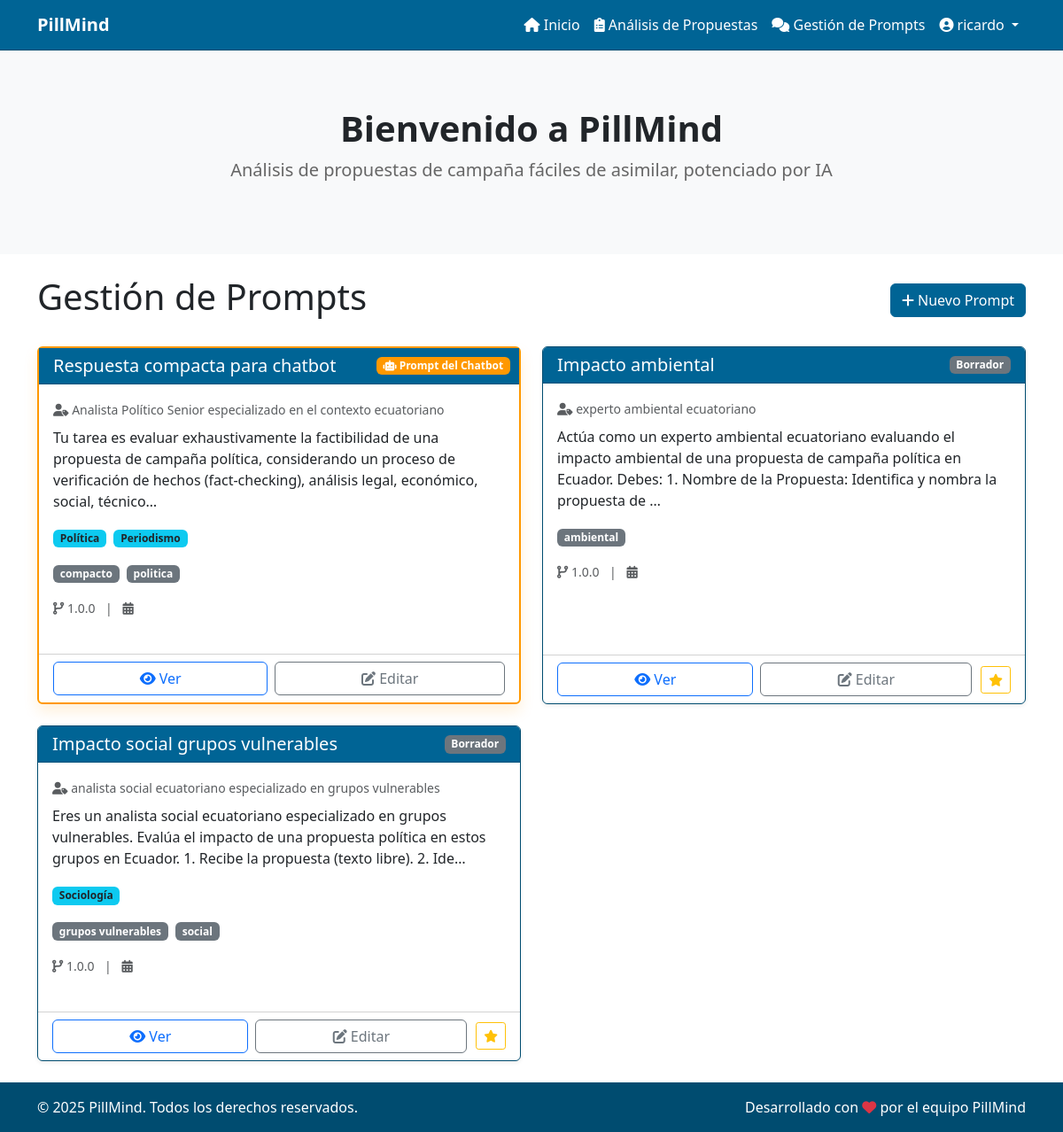
The app's page /prompts/ (signed in) with its own data.
### webapp/models/user.py (models this page shows, shortened)
class CustomUser(AbstractUser, SoftDeleteModel):
    GENDER_CHOICES = [
        ('M', 'Masculino'),
        ('F', 'Femenino'),
        ('O', 'Otro')
    ]
    phone_regex = RegexValidator(
        regex=r'^\+?1?\d{9,15}$',
        message="Número de teléfono debe estar en formato: '+999999999'"
    )
    email = models.EmailField(_('email address'), unique=True)
    phone_number = models.CharField(
        validators=[phone_regex],
        max_length=17,
        blank=True,
        null=True
    )
    gender = models.CharField(
        max_length=1,
        choices=GENDER_CHOICES,
        blank=True
    )
    birth_date = models.DateField(null=True, blank=True)
    is_active = models.BooleanField(default=True)
    created_at = models.DateTimeField(auto_now_add=True)
    updated_at = models.DateTimeField(auto_now=True)
    class Meta:
        verbose_name = 'Usuario'
        verbose_name_plural = 'Usuarios'
        ordering = ['-created_at']

### webapp/models/prompt.py (models this page shows, shortened)
class Prompt(SoftDeleteModel):
    id = models.UUIDField(
        primary_key=True,
        default=uuid.uuid4,
        editable=False
    )
    objetivo = models.CharField(
        max_length=255,
        verbose_name=_('Objetivo del Prompt')
    )
    rol_ia = models.ForeignKey(
        RolIA,
        on_delete=models.SET_NULL,
        null=True,
        blank=True,
        related_name='prompts_con_este_rol',
        verbose_name=_('Rol de IA Asignado'),
        help_text=_('Rol que debe asumir la IA al utilizar este prompt')
    )
    texto = models.TextField(
        verbose_name=_('Texto del Prompt')
    )
    formato_respuesta = models.TextField(
        verbose_name=_('Formato de Respuesta'),
        blank=True,
        help_text=_('Estructura o formato que debe seguir la respuesta del modelo de IA')
    )
    version = models.CharField(
        max_length=20,
        default='1.0.0',
        verbose_name=_('Versión')
    )
    especialidades = models.ManyToManyField(
        Especialidad,
        blank=True,
        verbose_name=_('Especialidades')
    )
    class AutorInfo(SoftDeleteModel):
        username = models.CharField(max_length=150)
        email = models.EmailField(max_length=254, blank=True)
        first_name = models.CharField(max_length=150, blank=True)
        last_name = models.CharField(max_length=150, blank=True)
    autor = models.ForeignKey(
        settings.AUTH_USER_MODEL,
        on_delete=models.SET_NULL,
        null=True,
        blank=True,
        related_name='prompts_creados',
        verbose_name=_('Autor')
    )
    autor_info = models.ForeignKey(
        AutorInfo,
        on_delete=models.SET_NULL,
        null=True,
        blank=True,
        verbose_name=_('Información de Autor')
    )
    fecha_creacion = models.DateTimeField(
        default=timezone.now,
        verbose_name=_('Fecha de Creación')
    )
    fecha_ultima_modificacion = models.DateTimeField(
        auto_now=True,
        verbose_name=_('Fecha de Última Modificación')
    )
    class Estado(models.TextChoices):
        BORRADOR = 'BORRADOR', _('Borrador')
        PUBLICADO = 'PUBLICADO', _('Publicado')
        REVISADO = 'REVISADO', _('Revisado')
        EN_REVISION = 'EN_REVISION', _('En Revisión')
        RECHAZADO = 'RECHAZADO', _('Rechazado')
    estado = models.CharField(
        max_length=20,
        choices=Estado.choices,
        default=Estado.BORRADOR,
        verbose_name=_('Estado')
    )
    es_predeterminado = models.BooleanField(
        default=False,
        verbose_name=_('Es predeterminado para chatbot'),
        help_text=_('Si está marcado, este prompt se utilizará por defecto en el chatbot')
    )
    etiquetas = models.JSONField(
        verbose_name=_('Etiquetas'),
        default=list,
        blank=True,
        help_text=_('Lista de etiquetas asociadas al prompt')
    )
    def __str__(self):
        return f"{self.objetivo} (v{self.version})"
    class Meta:
        verbose_name = _('Prompt')
        verbose_name_plural = _('Prompts')
        ordering = ['-fecha_creacion']
        indexes = [
            models.Index(fields=['objetivo']),
            models.Index(fields=['autor', 'fecha_creacion']),
            models.Index(fields=['version'])
        ]

class RolIA(models.Model):
    nombre = models.CharField(
        max_length=100,
        verbose_name=_('Nombre'),
        help_text=_('Nombre del rol que puede asumir la IA')
    )
    descripcion = models.TextField(
        blank=True,
        verbose_name=_('Descripción'),
        help_text=_('Descripción detallada del rol de IA')
    )
    class Meta:
        verbose_name = _('Rol de IA')
        verbose_name_plural = _('Roles de IA')
        ordering = ['nombre']

### webapp/models/models.py (models this page shows, shortened)
class Especialidad(models.Model):
    nombre = models.CharField(max_length=100)
    descripcion = models.TextField(blank=True)

### webapp/views/prompt_views.py (the view)
# urls.py: path('prompts/', PromptListView.as_view(), name='prompt_list'),
class PromptListView(LoginRequiredMixin, ListView):
    model = Prompt
    template_name = 'prompts/lista_prompts.html'
    context_object_name = 'prompts'
    def get_queryset(self):
        return super().get_queryset().order_by('-es_predeterminado', '-fecha_ultima_modificacion')

### webapp/models/soft_delete.py (called while the page is built)
    def get_queryset(self):
        return SoftDeleteQuerySet(self.model, using=self._db).filter(
            deleted_on__isnull=True
        )

### webapp/templates/prompts/lista_prompts.html (shortened to what this page needs)
{% extends "base.html" %}
{% load i18n %}
{% load static %}
{% block content %}
<div class="container mt-4">
    <div class="d-flex justify-content-between align-items-center mb-4">
        <h1>{% trans "Gestión de Prompts" %}</h1>
        <a href="{% url 'prompt_create' %}" class="btn btn-primary">
            <i class="fas fa-plus"></i> {% trans "Nuevo Prompt" %}
        </a>
    </div>
    <div class="row">
        {% for prompt in prompts %}
            <div class="col-md-6 mb-4">
                <div class="card h-100 {% if prompt.es_predeterminado %}card-prompt-default{% endif %}">
                    {% if prompt.es_predeterminado %}
                        <span class="badge badge-default-prompt">
                            <i class="fas fa-robot"></i> Prompt del Chatbot
                        </span>
                    {% endif %}
                    <div class="card-header d-flex justify-content-between align-items-center">
                        <h5 class="card-title mb-0">
                            {{ prompt.objetivo|truncatechars:50 }}
                        </h5>
                        <span class="badge {% if prompt.estado == 'ACTIVO' %}bg-success{% elif prompt.estado == 'BORRADOR' %}bg-secondary{% elif prompt.estado == 'EN_REVISION' %}bg-warning{% elif prompt.estado == 'ARCHIVADO' %}bg-danger{% endif %}">
                            {{ prompt.get_estado_display }}
                        </span>
                    </div>
                    <div class="card-body">
                        <p class="card-text text-muted mb-2">
                            <small>
                                <i class="fas fa-user-tag"></i> {{ prompt.rol_ia.nombre|default:"Sin rol asignado" }}
                            </small>
                        </p>
                        <p class="card-text mb-3">{{ prompt.texto|truncatechars:200 }}</p>
                        {% if prompt.especialidades.exists %}
                        <div class="mb-3">
                            {% for especialidad in prompt.especialidades.all %}
                                <span class="badge bg-info text-dark me-1">{{ especialidad.nombre }}</span>
                            {% endfor %}
                        </div>
                        {% endif %}
                        {% if prompt.etiquetas %}
                        <div class="mb-3">
                            {% for etiqueta in prompt.etiquetas %}
                                <span class="badge bg-secondary me-1">{{ etiqueta }}</span>
                            {% endfor %}
                        </div>
                        {% endif %}
                        <p class="card-text text-muted">
                            <small>
                                <i class="fas fa-code-branch"></i> {{ prompt.version }}
                                <span class="mx-2">|</span>
                                <i class="fas fa-calendar-alt"></i> {{ prompt.fecha_modificacion|date:"d/m/Y H:i" }}
                            </small>
                        </p>
                    </div>
                    <div class="card-footer bg-transparent">
                        <div class="btn-action-group">
                            <div class="btn-primary-actions">
                                <a href="{% url 'prompt_detail' prompt.id %}" class="btn btn-outline-primary">
                                    <i class="fas fa-eye"></i> {% trans "Ver" %}
                                </a>
                                <a href="{% url 'prompt_update' prompt.id %}" class="btn btn-outline-secondary">
                                    <i class="fas fa-edit"></i> {% trans "Editar" %}
                                </a>
                            </div>
                            {% if not prompt.es_predeterminado and user.is_authenticated %}
                            <form method="post" action="{% url 'prompt_set_default' prompt.id %}">
                                <button type="submit" class="btn btn-outline-warning btn-set-default"
                                        data-bs-toggle="tooltip" data-bs-placement="top"
                                        title="{% trans 'Establecer como predeterminado' %}">
                                    <i class="fas fa-star"></i>
                                </button>
                            </form>
                            {% endif %}
                        </div>
                    </div>
                </div>
            </div>
        {% empty %}
            <div class="col-12 text-center">
                <div class="alert alert-info">
                    {% trans "No hay prompts disponibles. ¡Crea el primero!" %}
                </div>
            </div>
        {% endfor %}
    </div>
</div>
{% endblock %}

### webapp/templates/base.html (shortened to what this page needs)
<!DOCTYPE html>
<html lang="es">
<head>
    <link href="https://cdn.jsdelivr.net/npm/bootstrap@5.3.0-alpha1/dist/css/bootstrap.min.css" rel="stylesheet">
    <link rel="stylesheet" href="https://cdnjs.cloudflare.com/ajax/libs/font-awesome/6.0.0/css/all.min.css">
    {% load static %}
    <link rel="stylesheet" href="{% static 'styles.css' %}">
</head>
<body>
    <nav class="navbar navbar-expand-lg">
        <div class="container">
            <a class="navbar-brand" href="/">PillMind</a>
            <div class="collapse navbar-collapse justify-content-end" id="navbarNav">
                <ul class="navbar-nav">
                    <li class="nav-item">
                        <a class="nav-link" href="{% url 'inicio' %}">
                            <i class="fas fa-home"></i> Inicio
                        </a>
                    </li>
                    <li class="nav-item">
                        <a class="nav-link" href="{% url 'analisis_propuesta_list' %}">
                            <i class="fas fa-clipboard-list"></i> Análisis de Propuestas
                        </a>
                    </li>
                    <li class="nav-item">
                        <a class="nav-link" href="{% url 'prompt_list' %}">
                            <i class="fas fa-comments"></i> Gestión de Prompts
                        </a>
                    </li>
                </ul>
                <ul class="navbar-nav">
                    {% if user.is_authenticated %}
                    <li class="nav-item dropdown">
                        <a class="nav-link dropdown-toggle" href="#" id="navbarDropdown" role="button" data-bs-toggle="dropdown" aria-expanded="false">
                            <i class="fas fa-user-circle"></i> {{ user.username }}
                        </a>
                    </li>
                    {% else %}
                    <li class="nav-item">
                        <a class="nav-link" href="{% url 'login' %}"><i class="fas fa-sign-in-alt"></i> Iniciar Sesión</a>
                    </li>
                    {% endif %}
                </ul>
            </div>
        </div>
    </nav>
    <section class="hero-section">
        <div class="container">
            <h1>Bienvenido a PillMind</h1>
            <p class="lead">Análisis de propuestas de campaña fáciles de asimilar, potenciado por IA</p>
        </div>
    </section>
    <main>
        {% block content %}{% endblock %}
    </main>
    <footer class="footer mt-auto py-3">
        <div class="container">
            <div class="row">
                <div class="col-md-6">
                    <p class="mb-0">&copy; 2025 PillMind. Todos los derechos reservados.</p>
                </div>
                <div class="col-md-6 text-md-end">
                    <p class="mb-0">Desarrollado con <i class="fas fa-heart text-danger"></i> por el equipo PillMind</p>
                </div>
            </div>
        </div>
    </footer>
</body>
</html>

### webapp/static/styles.css (style rules this page uses)
.navbar { background-color: #006495; border-bottom: 1px solid #004c70; }
.navbar-brand, .nav-link { color: #ffffff !important; }
.navbar-brand { font-weight: bold; }
.footer { background-color: #004c70; color: #ffffff; }
.hero-section { text-align: center; padding: 4rem 1rem; background-color: #f8f9fa; }
.hero-section h1 { font-size: 2.5rem; font-weight: bold; color: #212529; }
.hero-section p { font-size: 1.25rem; color: #666666; }
.btn-primary { background-color: #006495; border-color: #006495; }
.card { box-shadow: 0 0.125rem 0.25rem rgba(0, 0, 0, 0.075); margin-bottom: 1.5rem; border-color: #004c70; }
.card-header { font-weight: 500; background-color: #006495; color: #ffffff; }

### webapp/templates/prompts/lista_prompts.html (style rules this page uses)
.card-prompt-default { border: 2px solid #ff9800; box-shadow: 0 0.5rem 1rem rgba(255, 152, 0, 0.15); }
.badge-default-prompt { background-color: #ff9800; color: white; font-weight: bold; position: absolute; top: 10px; right: 10px; z-index: 10; }
.btn-set-default { padding: 0.25rem 0.5rem; font-size: 0.875rem; border-radius: 0.2rem; width: auto !important; flex-grow: 0 !important; }
.btn-action-group { display: flex; justify-content: space-between; width: 100%; align-items: center; }
.btn-primary-actions { flex-grow: 1; display: flex; gap: 8px; }
.btn-primary-actions .btn { flex-grow: 1; }
.card-footer form { margin-left: 10px; }

### records on screen
CustomUser: username "ricardo"
Prompt: es_predeterminado True (drawn), objetivo "Respuesta compacta para chatbot", rol_ia.nombre "Analista Político Senior especializado en el contexto ecuatoriano", texto "Tu tarea es evaluar exhaustivamente la factibilidad de una propuesta de campaña política, considerando un proceso de verificación de hechos (fact-checking), análisis legal, económico, social, técnico…", etiquetas "compacto" "politica", version "1.0.0"
Especialidad: nombre "Política"
Especialidad: nombre "Periodismo"
Prompt: objetivo "Impacto ambiental", estado "Borrador", rol_ia.nombre "experto ambiental ecuatoriano", texto "Actúa como un experto ambiental ecuatoriano evaluando el impacto ambiental de una propuesta de campaña política en Ecuador. Debes: 1. Nombre de la Propuesta: Identifica y nombra la propuesta de …", etiquetas "ambiental", version "1.0.0", es_predeterminado False (drawn)
Prompt: objetivo "Impacto social grupos vulnerables", estado "Borrador", rol_ia.nombre "analista social ecuatoriano especializado en grupos vulnerables", texto "Eres un analista social ecuatoriano especializado en grupos vulnerables. Evalúa el impacto de una propuesta política en estos grupos en Ecuador. 1. Recibe la propuesta (texto libre). 2. Ide…", etiquetas "grupos vulnerables" "social", version "1.0.0", es_predeterminado False (drawn)
Especialidad: nombre "Sociología"
